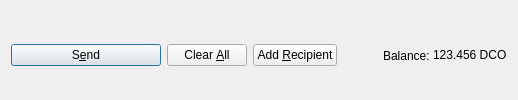
         <widget class="QFrame" name="frame_Send">
          <layout class="QHBoxLayout" name="horizontalLayout">
           <property name="bottomMargin">
            <number>0</number>
           </property>
           <item>
            <widget class="QPushButton" name="sendButton">
             <property name="minimumSize">
              <size>
               <width>150</width>
               <height>0</height>
              </size>
             </property>
             <property name="toolTip">
              <string>Confirm the send action</string>
             </property>
             <property name="text">
              <string>S&amp;end</string>
             </property>
             <property name="icon">
              <iconset resource="../dropcoin.qrc">
               <normaloff>:/icons/send</normaloff>:/icons/send</iconset>
             </property>
             <property name="autoDefault">
              <bool>false</bool>
             </property>
             <property name="default">
              <bool>true</bool>
             </property>
            </widget>
           </item>
           <item>
            <widget class="QPushButton" name="clearButton">
             <property name="sizePolicy">
              <sizepolicy hsizetype="Minimum" vsizetype="Fixed">
               <horstretch>0</horstretch>
               <verstretch>0</verstretch>
              </sizepolicy>
             </property>
             <property name="toolTip">
              <string>Clear all fields of the form.</string>
             </property>
             <property name="text">
              <string>Clear &amp;All</string>
             </property>
             <property name="icon">
              <iconset resource="../dropcoin.qrc">
               <normaloff>:/icons/remove</normaloff>:/icons/remove</iconset>
             </property>
             <property name="autoDefault">
              <bool>false</bool>
             </property>
            </widget>
           </item>
           <item>
            <widget class="QPushButton" name="addButton">
             <property name="toolTip">
              <string>Send to multiple recipients at once</string>
             </property>
             <property name="text">
              <string>Add &amp;Recipient</string>
             </property>
             <property name="icon">
              <iconset resource="../dropcoin.qrc">
               <normaloff>:/icons/add</normaloff>:/icons/add</iconset>
             </property>
             <property name="autoDefault">
              <bool>false</bool>
             </property>
            </widget>
           </item>
           <item>
            <spacer name="horizontalSpacer">
             <property name="orientation">
              <enum>Qt::Horizontal</enum>
             </property>
             <property name="sizeHint" stdset="0">
              <size>
               <width>40</width>
               <height>20</height>
              </size>
             </property>
            </spacer>
           </item>
           <item>
            <layout class="QHBoxLayout" name="horizontalLayout_2">
             <property name="spacing">
              <number>3</number>
             </property>
             <item>
              <widget class="QLabel" name="label">
               <property name="text">
                <string>Balance:</string>
               </property>
              </widget>
             </item>
             <item>
              <widget class="QLabel" name="labelBalance">
               <property name="sizePolicy">
                <sizepolicy hsizetype="Preferred" vsizetype="Fixed">
                 <horstretch>0</horstretch>
                 <verstretch>0</verstretch>
                </sizepolicy>
               </property>
               <property name="cursor">
                <cursorShape>IBeamCursor</cursorShape>
               </property>
               <property name="text">
                <string notr="true">123.456 DCO</string>
               </property>
               <property name="textInteractionFlags">
                <set>Qt::LinksAccessibleByMouse|Qt::TextSelectableByKeyboard|Qt::TextSelectableByMouse</set>
               </property>
              </widget>
             </item>
            </layout>
           </item>
          </layout>
         </widget>
